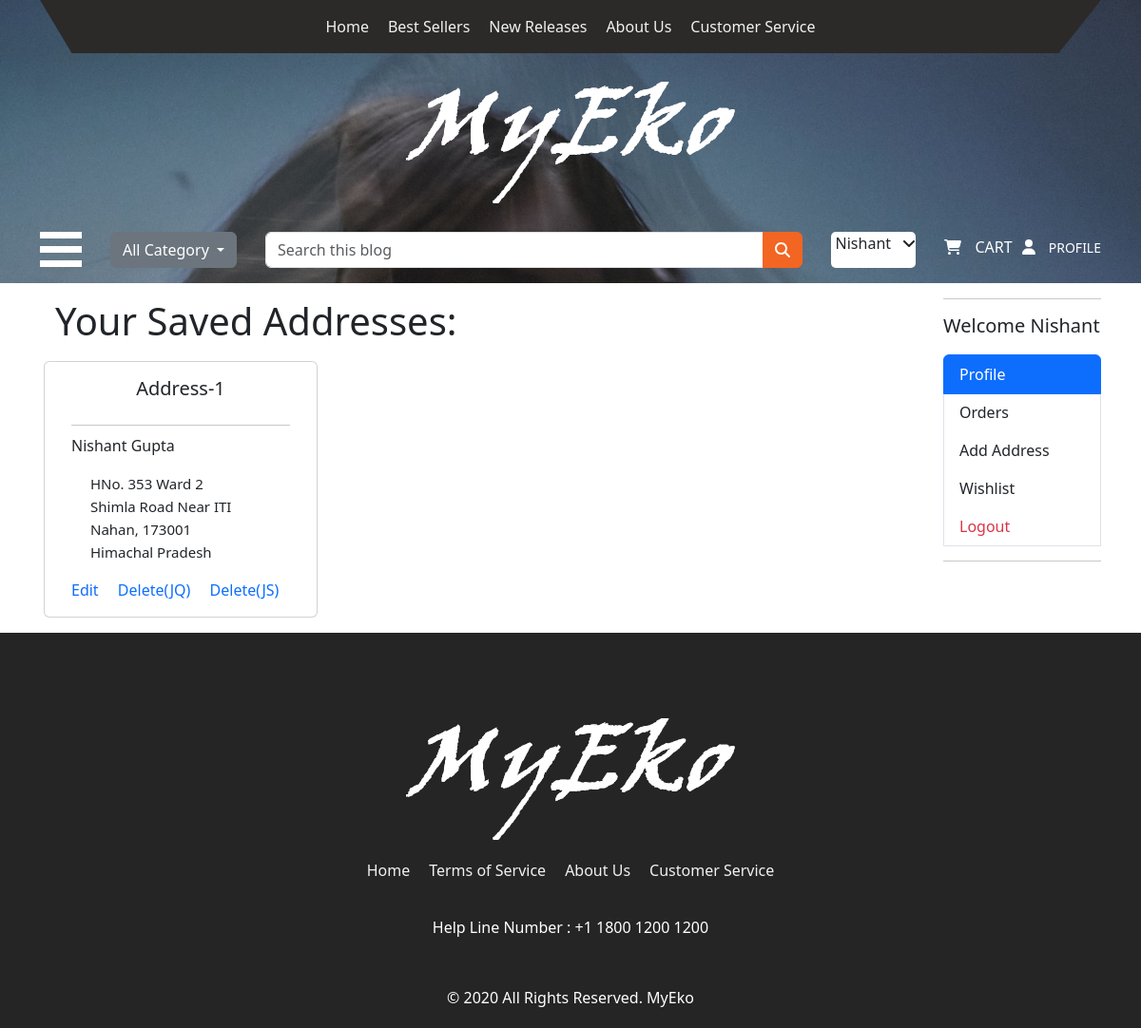
The page /profile/ (signed in) on the database as committed earlier.
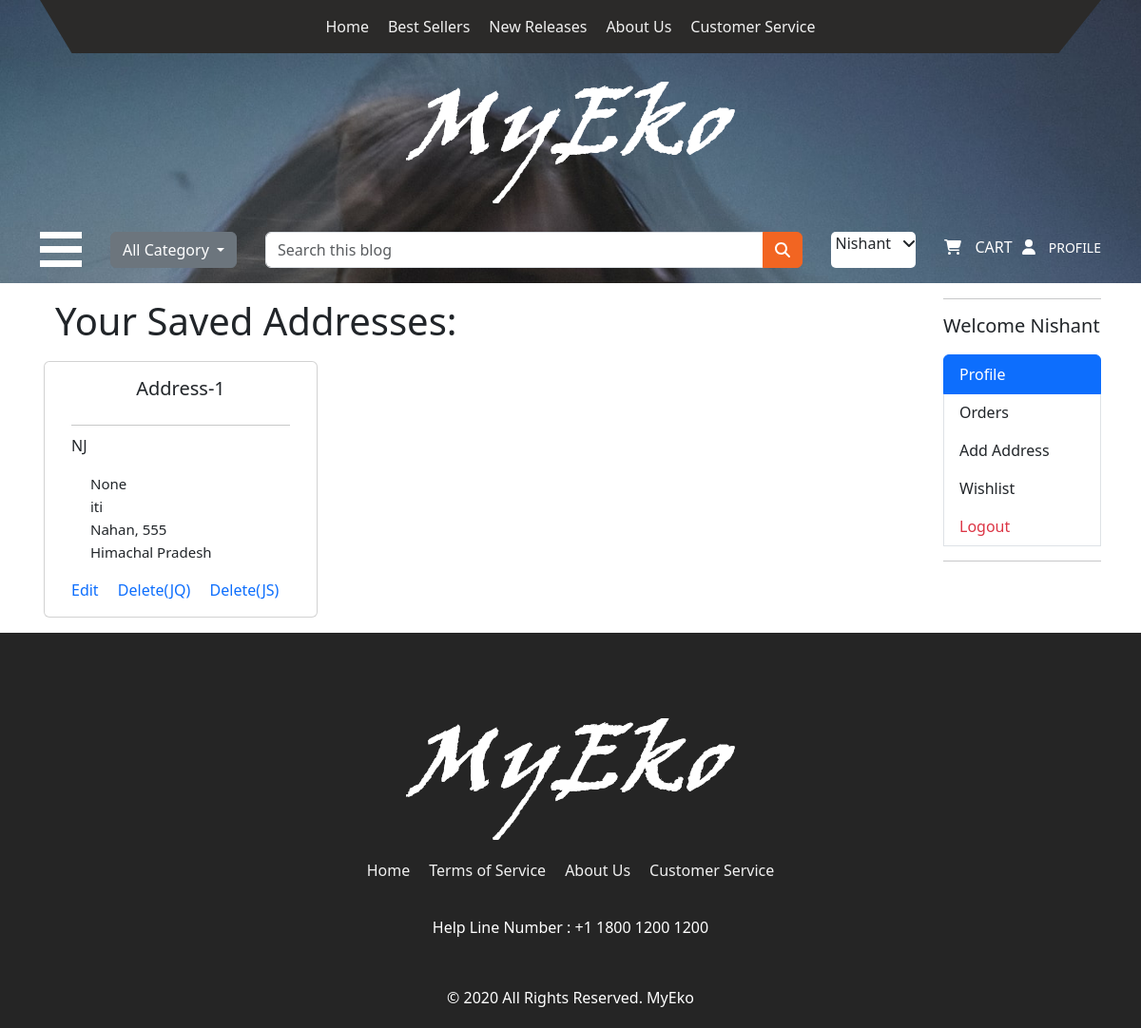
The same page on the database as committed later.
### ecomapp/models.py (models this page shows, shortened)
class Customer(models.Model):
    user = models.ForeignKey(User, on_delete=models.CASCADE)
    name = models.CharField(max_length=200)
    locality = models.CharField(max_length=200)
    address = models.CharField(max_length=200, default="")
    city = models.CharField(max_length=50)
    zipcode = models.IntegerField()
    state = models.CharField(choices=STATE_CHOICES,max_length=50, default="")

### ecomapp/views.py (the view)
# urls.py: path('profile/', views.profile, name='profile'),
def profile(request):
    user=request.user
    if user.is_anonymous:
        return render(request, "eauth/signin.html")
    else:
        cat = Customer.objects.filter(user=user)
        return render(request, "ecomapp/profile.html", {'cat':cat})

### ecomapp/templates/ecomapp/profile.html (shortened to what this page needs)
{% extends 'ecomapp/base2.html' %}
{% load static %}
{% block body %}
<div class="container">
    <div class="row">
        <div class="col-sm-9 ">
            <div class="row p-3">
                <h1 class="">Your Saved Addresses:</h1>
                {% for i in cat %}
                <div class="card" style="width: 18rem;">
                    <div class="card-body">
                      <h5 class="card-title text-center">Address-{{forloop.counter}}</h5><hr>
                      <h6 class="card-subtitle mb-2 text-body-dark">{{i.name}}</h6>
                      <p class="card-text">{{i.locality}} <br> {{i.address}} <br> {{i.city}}, {{i.zipcode}} <br> {{i.state}}</p>
                      <a href="{% url 'editadd' i.id %}" class="card-link">Edit</a>
                      <a onclick="return confirm()" href="{% url 'deladd' i.id %}" class="card-link confirm-delete">Delete(JQ)</a>
                      <a onclick="return confirm('Are you sure you want to delete this address?')" href="{% url 'deladd' i.id %}" class="card-link">Delete(JS)</a>
                    </div>
                  </div>
               {% endfor %}
              </div>
          </div>
    <div class="col-sm-1">
      </div>
    <div class="col-sm-2">
     <hr>
     <h5>Welcome <span class="text-capitalize">{{request.user}}</span></h5>
     <ul class="list-group">
      <a href="{% url 'profile' %}" class="list-group-item list-group-item-action active" aria-current="true">Profile</a>
      <a href="{% url 'orders' %}" class="list-group-item list-group-item-action" aria-current="true">Orders</a>
      <a href="{% url 'address' %}" class="list-group-item list-group-item-action" aria-current="true">Add Address</a>
      <a href="{% url 'wishlist' %}" class="list-group-item list-group-item-action" aria-current="true">Wishlist</a>
      <a href="{% url 'logout' %}" class="list-group-item list-group-item-action text-danger" aria-current="true">Logout</a>
      <hr>
    </ul>
    </div>
   </div>
  </div>
{% endblock body %}

Rows that differ between the two databases and show on the page:
removed Customer: name "Nishant Gupta", locality "HNo. 353 Ward 2", address "Shimla Road Near ITI", city "Nahan", zipcode "173001", state "Himachal Pradesh"
added Customer: name "NJ", locality "None", address "iti", city "Nahan", zipcode "555", state "Himachal Pradesh"
